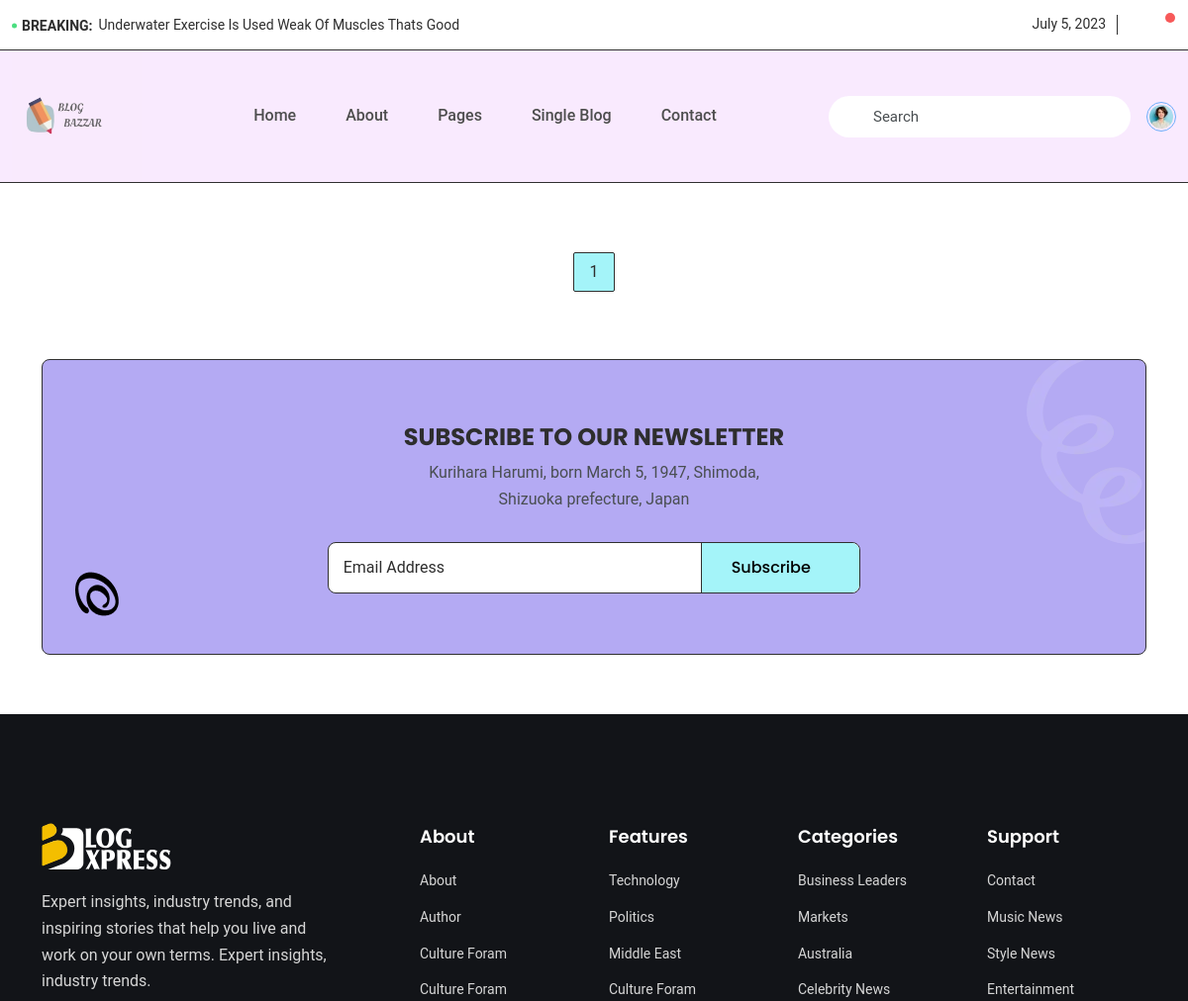
Page /blog/category/technology/ (upper part) on the earlier database version.
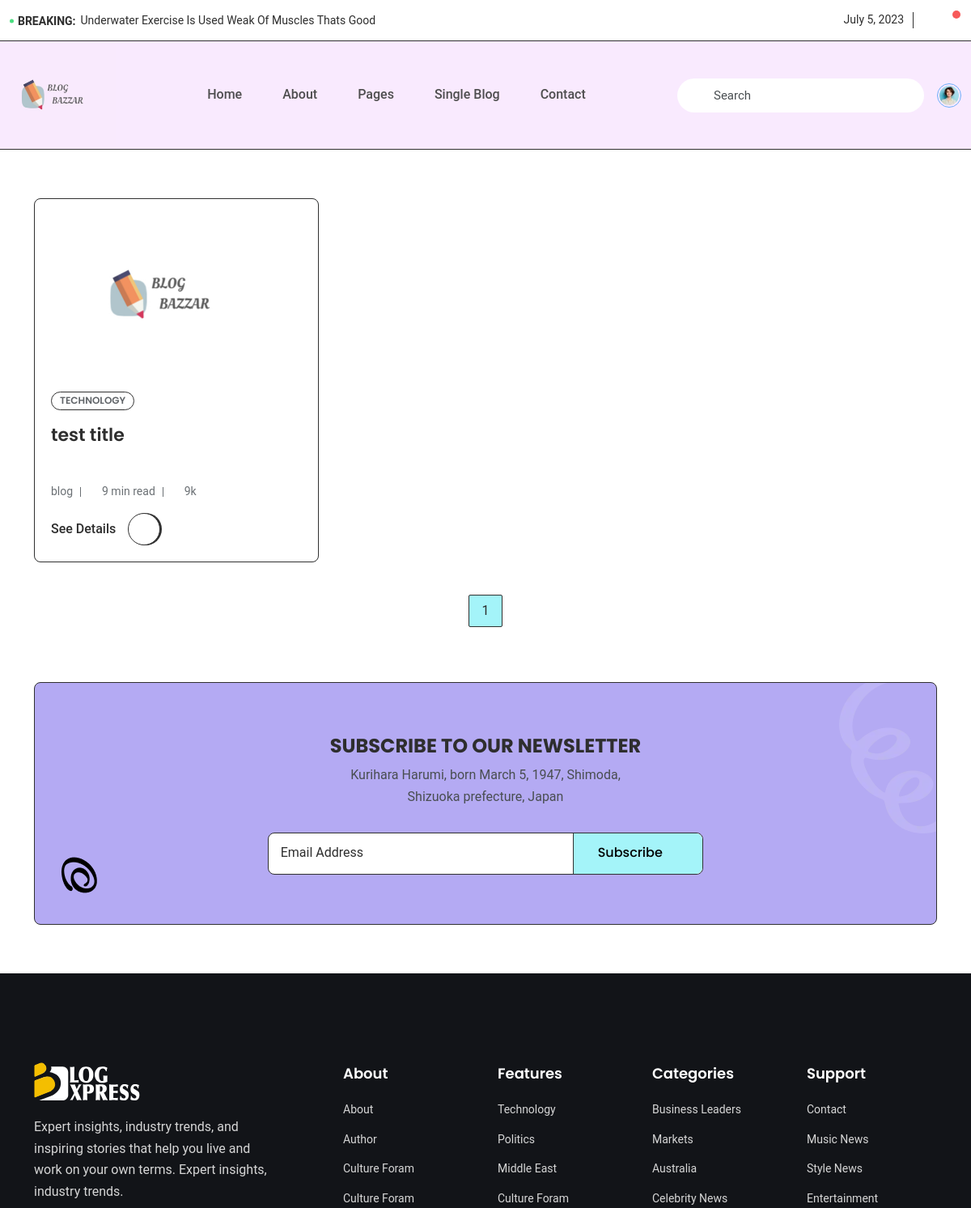
Same page on the later database version.
### blog_app/models.py (models this page shows)
class Post(models.Model):
    title = models.CharField(max_length=255)
    content = models.TextField()
    category = models.ForeignKey(Category, on_delete=models.CASCADE)
    image=models.ImageField(upload_to='images/')
    created_at = models.DateTimeField(auto_now_add=True)
    updated_at = models.DateTimeField(auto_now=True)
    author = models.ForeignKey(User, on_delete=models.CASCADE)
    clicks = models.IntegerField(default=0, blank=True)

class Category(models.Model):
    name = models.CharField(max_length=255)
    slug = models.SlugField(unique=True)

### blog_app/views.py (the view, shortened to what this page needs)
# urls.py: path('blog/category/<slug:category_slug>/', views.post_list_by_category, name='post_list_by_category_paginated'),
def post_list_by_category(request, category_slug):
    category = get_object_or_404(Category, slug=category_slug)
    posts = Post.objects.filter(category=category)
    page_number = request.GET.get('page', 1)
    paginator = Paginator(posts, 9)
    page_obj = paginator.get_page(page_number)
    for post in page_obj.object_list:
      post.author_name = 'Admin' if request.session.get('user') == 'admin' else post.author.username
    for post in posts:
        print('POST IMAGE', post.image.url)  # Print the image URL
    image_urls = [post.image.url for post in posts]
    context = {
        'posts': page_obj.object_list,  # Use page_obj.object_list instead of posts
        'category': category,
        'image_urls': image_urls,
        'page_obj':page_obj,
        'url_path': request.path  # Pass the URL path to the template
    }
    for i in posts:
        print(i.author.username)
    return render(request, 'postlist_by_category.html', context)

### blog_app/templates/postlist_by_category.html (shortened to what the changed rows need)
        {% extends 'base.html' %}
        {% load static %}
        {% block nav %}
        <section class="archive-wrap-layout-3 space-top-60 bg-color-light-1 transition-default">
            <div class="container">
                <div class="row g-3">
                    {% for post in posts %}
                    <div class="col-xl-4 col-md-6 col-12">
                        <div class="animated-border border-style-large transition-default">
                            <div class="animation-child post-box-layout18 box-border-dark-1 radius-default padding-20 bg-color-light-1 transition-default">
                                <div class="figure-holder radius-default" style="display: flex; justify-content: center; align-items: center;">
                                    {% if post.image %}
                                    <a class=""><img src="{{ post.image.url }}"style="display: block; width: 500px; height: 200px; object-fit: cover;"  alt="Post"></a>
                                    {% else %}
                                     <p>No image available</p>
                                     {% endif %}
                                </div>
                                <div class="content-holder">
                                    <div class="entry-category style-2 color-dark-1-fixed">
                                        <ul>
                                            <li>
                                                <a href="{% url 'post_list_by_category_paginated' category.slug  %}">{{ category.name }}</a>
                                            </li>
                                        </ul>
                                    </div>
                                    <h3 class="entry-title color-dark-1 underline-animation"><a class="link-wrap">{{ post.title }}</a></h3>
                                    <ul class="entry-meta color-dark-1">
                                        <li class="post-author">
                                            <a>
                                                {{ post.author_name }}
                                            </a>
                                        </li>
                                        <li>
                                            <i class="regular-clock-circle"></i>9 min read
                                        </li>
                                        <li>
                                            <i class="regular-eye"></i>9k
                                        </li>
                                    </ul>
                                    <a href="{% url 'post_details' post.category.slug post.id %}" class="btn-text color-dark-1 mt-3">See Details<span class="icon-holder"><i class="regular-arrow-right"></i></span></a>
                                </div>
                            </div>
                        </div>
                    </div>
                    {% endfor %}
                </div>
            </div>
                    <div class="template-pagination pagination-center">
                        <ul>
                            {% for page in page_obj.paginator.page_range %}
                                {% if page >= page_obj.number|add:-1 and page <= page_obj.number|add:1 %}
                                    <li {% if page == page_obj.number %}class="selected"{% endif %}>
                                        <a href="{% url 'post_list_by_category_paginated' category.slug %}?page={{ page }}">{{ page }}</a>
                                    </li>
                                {% endif %}
                            {% endfor %}
                        </ul>
                    </div>
            </section>
                    {% endblock nav %}

Differences in the rows shown:
added Post: image (picture), title "test title", author_name "blog"
now on this page (row unchanged): Category: name "TECHNOLOGY"
